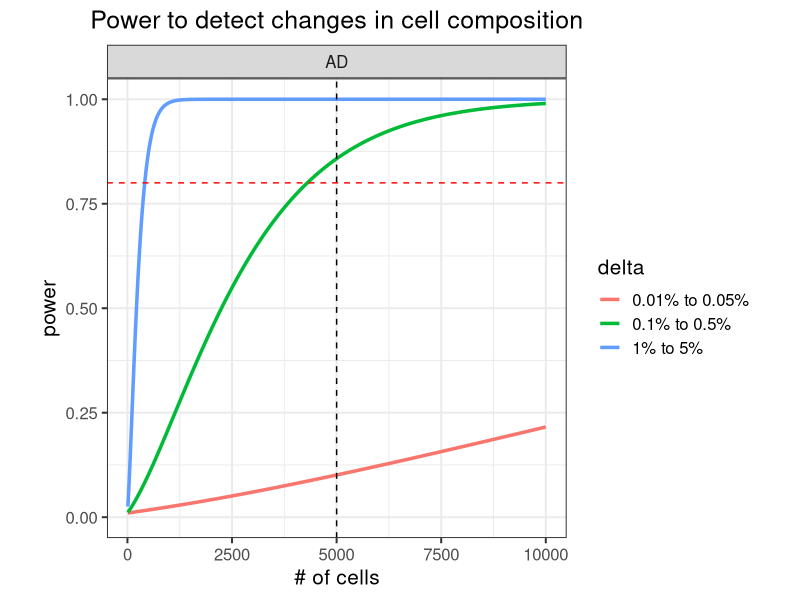
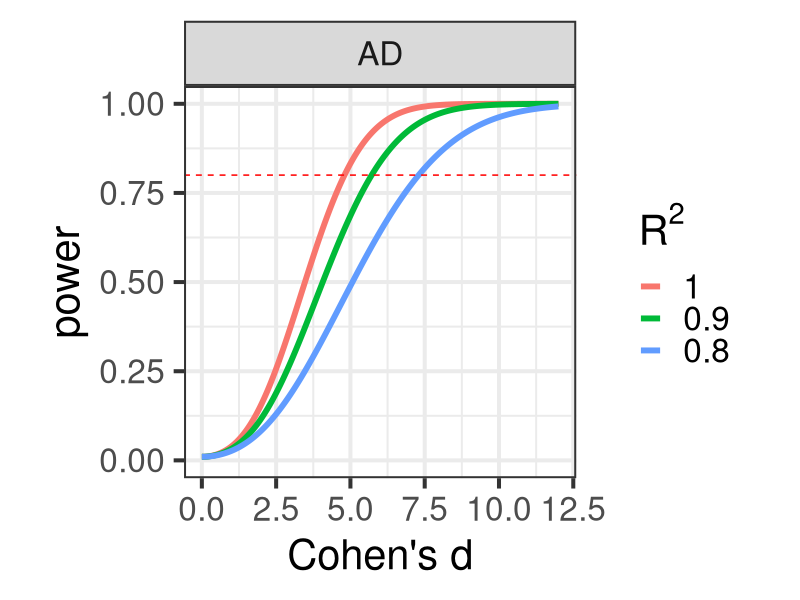
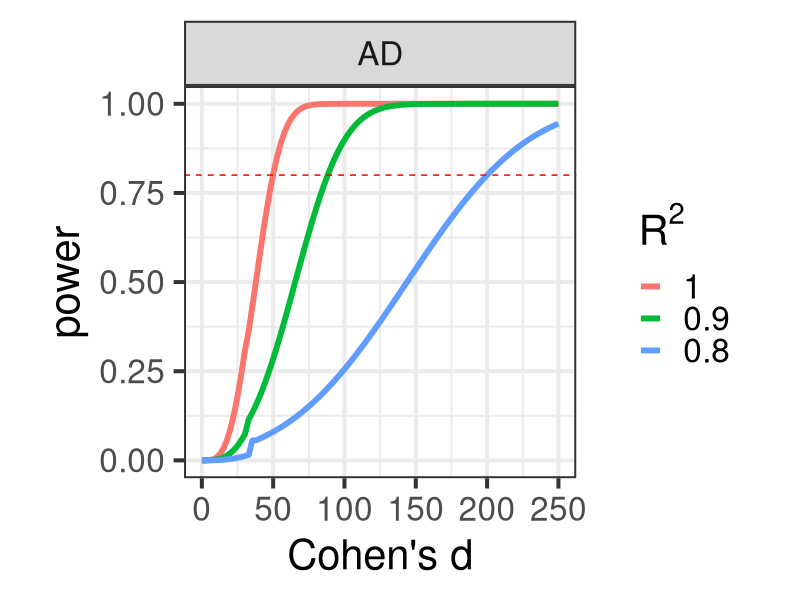

Write R code to recreate these figures, in order.
## ---- chunk 1
library(ggplot2)
library(data.table)
library(xtable)

## ---- chunk 2
suppressPackageStartupMessages(library(knitr))
options(xtable.type="html")

knitr::opts_chunk$set(
  echo=TRUE,
  warning=FALSE,
  message=TRUE,
  error = FALSE,
  tidy = FALSE,
  cache = TRUE,
  cache.lazy = FALSE,
  dev = c("png", "pdf"), 
  fig.width=7, fig.height=7)

options(markdown.HTML.stylesheet = 'css/custom.css')
## ---- chunk 3

library(pwr)
n_samples = c(CTL = 3, AD=3)
n_cells = 5000
n_cells_max = 10000
prop_diff = list(c(0.01, 0.05), c(0.001, 0.005), c(0.0001, 0.0005))
n_cell_types = 5

getPower = function(n1, n2, p1, p2, C, n_tests){
	sSq1 = p1*(1-p1)/ C
	sSq2 = p2*(1-p2)/ C

	sigSq = ((n1-1)*sSq1 + (n2-1)*sSq2) / (n1 + n2 -2)
	d = abs(p1 - p2)/sqrt(sigSq)

	pwr.t2n.test(n1=n1, n2=n2, d=d, sig.level = 0.05/n_tests )
}

getPowerCurve = function(n1, n2){
	# for each pair of proportions
	res = lapply(prop_diff, function(prop){
		p1 = prop[1]
		p2 = prop[2]

		# for each cell number
		res = lapply( seq(10, n_cells_max, by = 3), function(C){
			res = getPower(n1, n2, p1, p2, C, n_cell_types)
			data.frame(n1, n2, p1, p2, C, d = res$d, power= res$power, delta=paste0(p1*100, '% to ', p2*100, '%'))
			})
		do.call("rbind", res)
		})
	do.call("rbind", res)
}

# for each disease
res = lapply(names(n_samples)[-1], function(ID){
	res = getPowerCurve(n_samples['CTL'], n_samples[ID])
	res$Disease = ID
	res 
})
res = do.call("rbind", res)

ggplot(res, aes(C, power, color=delta)) + geom_line(size=1.2) + theme_bw(15) + theme(aspect.ratio=1, plot.title = element_text(hjust = 0.5)) + xlab("# of cells") + ggtitle("Power to detect changes in cell composition") + ylim(0, 1) + facet_wrap(~Disease) + geom_vline(xintercept=n_cells, color="black", linetype="dashed") + geom_hline(yintercept=0.8, color="red", linetype="dashed") #+ scale_x_continuous(limits=c(0,n_cells_max), expand=c(0,0)) + scale_y_continuous(limits=c(0,1.02), expand=c(0,0))
## ---- chunk 4
# Sample size required to get 80% power
res = data.table(res)
res$Dataset = with(res, paste(Disease, delta))
tab = res[,.SD[min(which(power>.80)),],by=Dataset]
tab$Cells_per_individual = as.integer(tab$C)
print(xtable(tab[,c('Dataset', 'Cells_per_individual', 'power')], type="html"), include.rownames=FALSE)
## ---- chunk 5
n_genes = 1
n_tests = n_genes * n_cell_types

getPower = function(n1, n2, d, n_tests, rsq){
	# pwr.t2n.test(n1=n1, n2=n2, d=d, sig.level = 0.05/n_tests )

	# Compute n_Eff, need to divide by 2 becaues n is the number in each set
	N_eff = 4 / (1/n1 + 1/n2)
	pwr.t.test(n=N_eff/2 * rsq, d=d, sig.level = 0.05/n_tests )
}

getPowerCurve = function(n1, n2, n_tests, rsq){
	# for each cell number
	res = lapply( seq(0, 12, length.out=1000), function(delta){
		res = getPower(n1, n2, delta, n_tests, rsq)
		data.frame(n1, n2, d = res$d, rsq, power= res$power)
		})
	do.call("rbind", res)
}

# for each disease
res = lapply(names(n_samples)[-1], function(ID){
	res = lapply( c(.8, .9,1), function(rsq){
		res = getPowerCurve(n_samples['CTL'], n_samples[ID], n_tests, rsq)
		res$Disease = ID
		res 
	})
	do.call("rbind", res)
})
res = do.call("rbind", res)

res$rsq_text = with(res, factor(rsq, rev(sort(unique(rsq)))))
res = res[order(res$rsq, decreasing=FALSE),]

ggplot(res, aes(d, power, color=rsq_text)) + geom_line(size=2) + theme_bw(30) + theme(aspect.ratio=1, plot.title = element_text(hjust = 0.5)) + ylim(0, 1) + xlab("Cohen's d") + facet_wrap( ~ Disease) + scale_color_discrete(bquote(R^2)) + geom_hline(yintercept=0.8, color="red", linetype="dashed")
## ---- chunk 6
n_genes = 10000
n_tests = n_genes * n_cell_types

getPower = function(n1, n2, d, n_tests, rsq){
	# pwr.t2n.test(n1=n1, n2=n2, d=d, sig.level = 0.05/n_tests )

	# Compute n_Eff, need to divide by 2 becaues n is the number in each set
	N_eff = 4 / (1/n1 + 1/n2)
	pwr.t.test(n=N_eff/2 * rsq, d=d, sig.level = 0.05/n_tests )
}

getPowerCurve = function(n1, n2, n_tests, rsq){
	# for each cell number
	res = lapply( seq(0, 250, length.out=100), function(delta){
		res = getPower(n1, n2, delta, n_tests, rsq)
		data.frame(n1, n2, d = res$d, rsq, power= res$power)
		})
	do.call("rbind", res)
}

# for each disease
res = lapply(names(n_samples)[-1], function(ID){
	res = lapply( c(.8, .9,1), function(rsq){
		res = getPowerCurve(n_samples['CTL'], n_samples[ID], n_tests, rsq)
		res$Disease = ID
		res 
	})
	do.call("rbind", res)
})
res = do.call("rbind", res)

res$rsq_text = with(res, factor(rsq, rev(sort(unique(rsq)))))
res = res[order(res$rsq, decreasing=FALSE),]

ggplot(res, aes(d, power, color=rsq_text)) + geom_line(size=2) + theme_bw(30) + theme(aspect.ratio=1, plot.title = element_text(hjust = 0.5)) + ylim(0, 1) + xlab("Cohen's d") + facet_wrap( ~ Disease) + scale_color_discrete(bquote(R^2)) + geom_hline(yintercept=0.8, color="red", linetype="dashed")
## ---- chunk 7
res = data.table(res)
res$Dataset = with(res, paste(Disease, rsq))
# Sample size required to get 80% power
tab = res[,.SD[min(which(power>.80)),],by=Dataset]
print(xtable(tab[,c('Disease', 'rsq', 'power', 'd')], type="html"), include.rownames=FALSE)
## ---- chunk 8
knitr::knit_exit()
